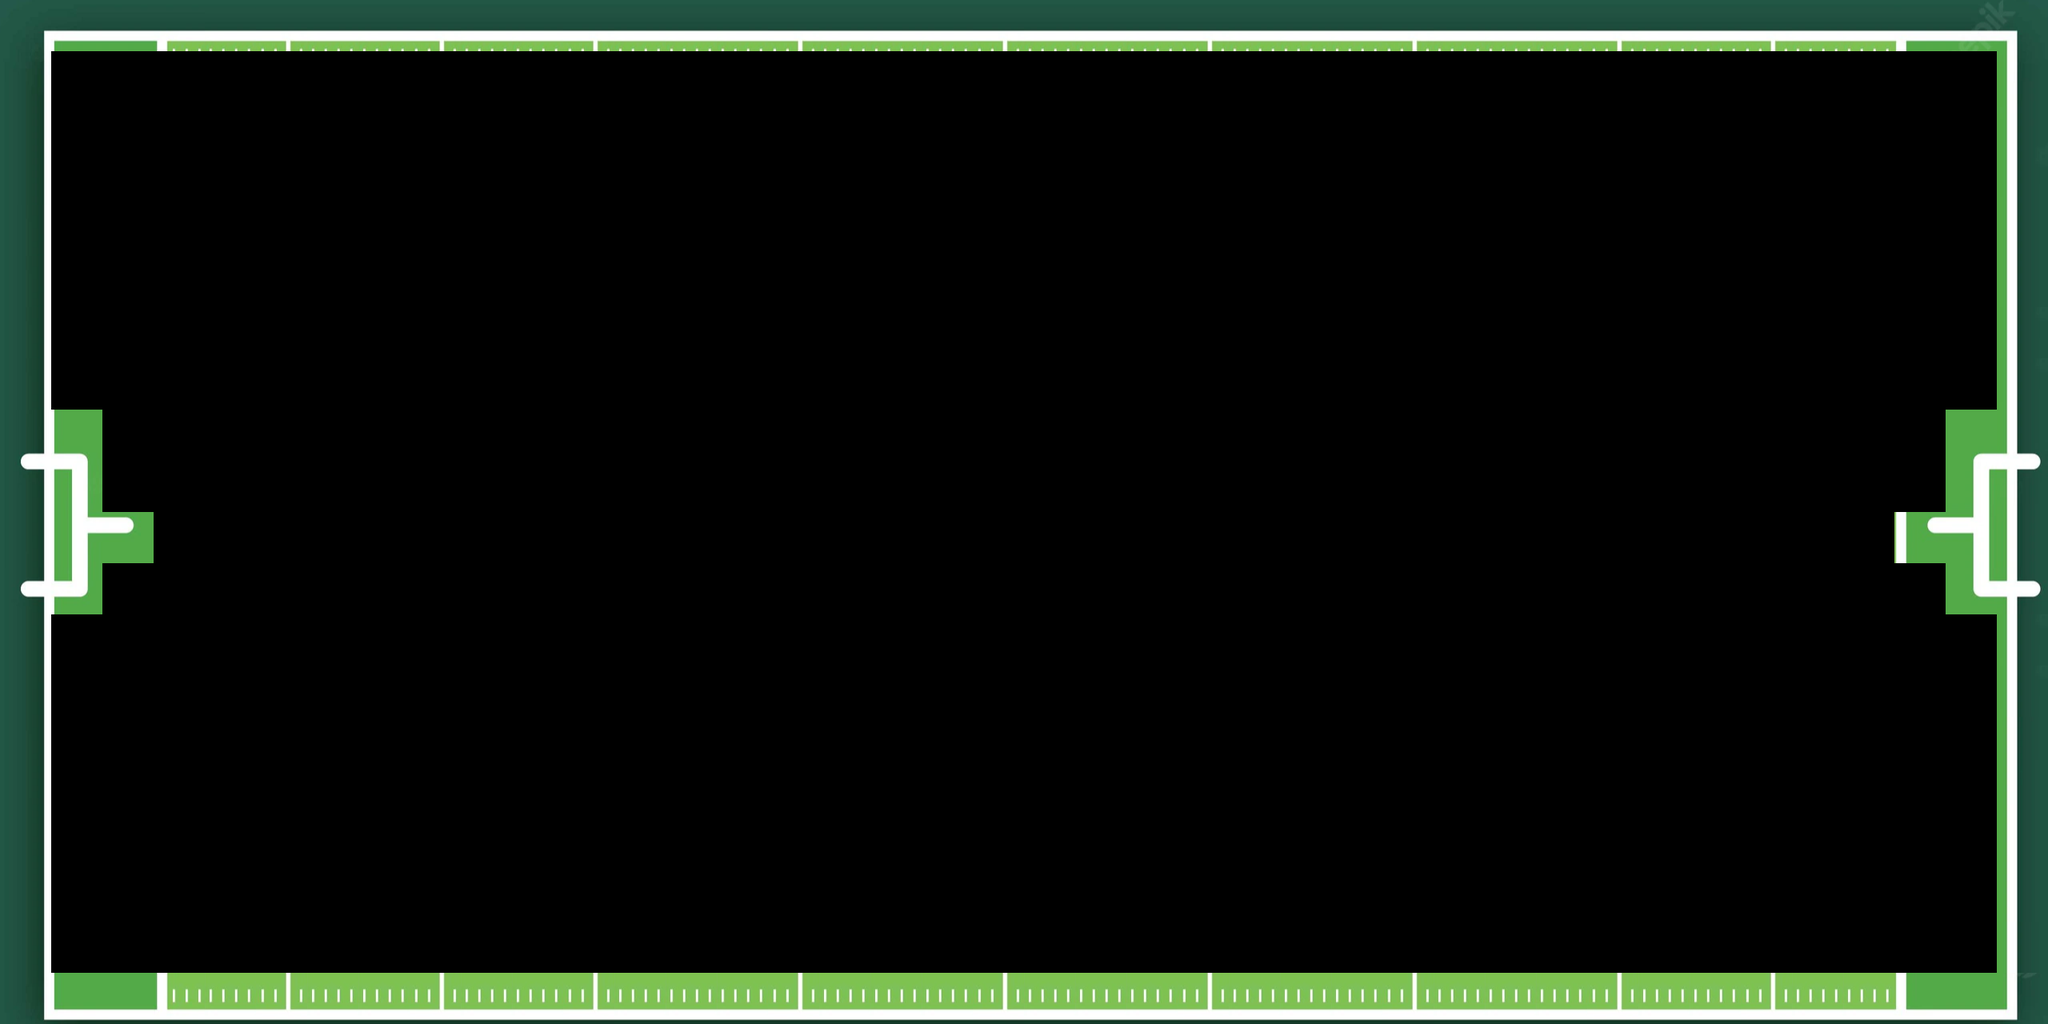

Tiled map render using the project's own tile images. Description and the whole map definition, tile-layer contents included, below:
An orthogonal 40x20 tile map with 64x64 px tiles, 1 tile layer (collision) and 1 object (start).

<map version="1.9" tiledversion="1.9.2" orientation="orthogonal" renderorder="right-down" width="40" height="20" tilewidth="64" tileheight="64" infinite="0" nextlayerid="7" nextobjectid="3">
 <tileset firstgid="1" source="../tsx/map.tsx" />
 <objectgroup id="6" name="Player">
  <object id="2" name="start" x="1252.55" y="668.694">
   <point />
  </object>
 </objectgroup>
 <layer id="2" name="collision" width="40" height="20">
  <data encoding="csv">
1,2,3,4,5,6,5,5,6,5,5,6,5,5,5,6,5,5,5,6,5,5,5,6,5,5,5,6,5,5,5,6,5,34,35,36,37,38,39,40,
41,0,0,0,0,0,0,0,0,0,0,0,0,0,0,0,0,0,0,0,0,0,0,0,0,0,0,0,0,0,0,0,0,0,0,0,0,0,0,80,
81,0,0,0,0,0,0,0,0,0,0,0,0,0,0,0,0,0,0,0,0,0,0,0,0,0,0,0,0,0,0,0,0,0,0,0,0,0,0,120,
121,0,0,0,0,0,0,0,0,0,0,0,0,0,0,0,0,0,0,0,0,0,0,0,0,0,0,0,0,0,0,0,0,0,0,0,0,0,0,160,
161,0,0,0,0,0,0,0,0,0,0,0,0,0,0,0,0,0,0,0,0,0,0,0,0,0,0,0,0,0,0,0,0,0,0,0,0,0,0,200,
201,0,0,0,0,0,0,0,0,0,0,0,0,0,0,0,0,0,0,0,0,0,0,0,0,0,0,0,0,0,0,0,0,0,0,0,0,0,0,240,
241,0,0,0,0,0,0,0,0,0,0,0,0,0,0,0,0,0,0,0,0,0,0,0,0,0,0,0,0,0,0,0,0,0,0,0,0,0,0,280,
281,0,0,0,0,0,0,0,0,0,0,0,0,0,0,0,0,0,0,0,0,0,0,0,0,0,0,0,0,0,0,0,0,0,0,0,0,0,0,320,
321,322,0,0,0,0,0,0,0,0,0,0,0,0,0,0,0,0,0,0,0,0,0,0,0,0,0,0,0,0,0,0,0,0,0,0,0,0,359,360,
361,362,0,0,0,0,0,0,0,0,0,0,0,0,0,0,0,0,0,0,0,0,0,0,0,0,0,0,0,0,0,0,0,0,0,0,0,0,399,400,
401,402,403,0,0,0,0,0,0,0,0,0,0,0,0,0,0,0,0,0,0,0,0,0,0,0,0,0,0,0,0,0,0,0,0,0,0,438,439,440,
441,442,0,0,0,0,0,0,0,0,0,0,0,0,0,0,0,0,0,0,0,0,0,0,0,0,0,0,0,0,0,0,0,0,0,0,0,0,479,480,
481,0,0,0,0,0,0,0,0,0,0,0,0,0,0,0,0,0,0,0,0,0,0,0,0,0,0,0,0,0,0,0,0,0,0,0,0,0,0,520,
521,0,0,0,0,0,0,0,0,0,0,0,0,0,0,0,0,0,0,0,0,0,0,0,0,0,0,0,0,0,0,0,0,0,0,0,0,0,0,560,
561,0,0,0,0,0,0,0,0,0,0,0,0,0,0,0,0,0,0,0,0,0,0,0,0,0,0,0,0,0,0,0,0,0,0,0,0,0,0,600,
601,0,0,0,0,0,0,0,0,0,0,0,0,0,0,0,0,0,0,0,0,0,0,0,0,0,0,0,0,0,0,0,0,0,0,0,0,0,0,640,
641,0,0,0,0,0,0,0,0,0,0,0,0,0,0,0,0,0,0,0,0,0,0,0,0,0,0,0,0,0,0,0,0,0,0,0,0,0,0,680,
681,0,0,0,0,0,0,0,0,0,0,0,0,0,0,0,0,0,0,0,0,0,0,0,0,0,0,0,0,0,0,0,0,0,0,0,0,0,0,720,
721,0,0,0,0,0,0,0,0,0,0,0,0,0,0,0,0,0,0,0,0,0,0,0,0,0,0,0,0,0,0,0,0,0,0,0,0,0,0,760,
761,762,763,764,765,766,767,768,769,770,771,772,765,765,765,766,765,765,765,766,765,765,765,766,765,765,765,766,765,765,765,766,765,765,766,765,765,798,799,800
</data>
 </layer>
</map>